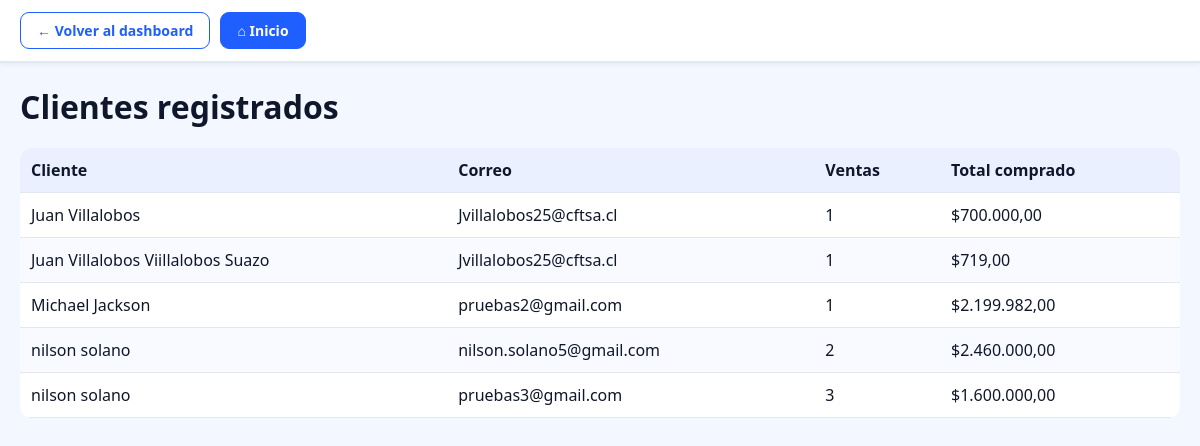
/administrador/Clientes.php (signed in), run on the app's committed database.
### tables this page shows
CREATE TABLE `Clientes` (
  `id_cliente` int(11) NOT NULL,
  `nombre` varchar(45) NOT NULL,
  `apellidos` varchar(45) NOT NULL,
  `rut` varchar(13) NOT NULL,
  `correo` varchar(45) NOT NULL,
  `telefono` varchar(45) NOT NULL,
  `clave` varchar(255) NOT NULL
);

### administrador/Clientes.php (the view, shortened to what this page needs)
<?php
require_once __DIR__ . '/../funciones/navegacion.php';
$clientes = [];
$error = null;
try {
    $pdo = conectar();
    $clientes = $pdo->query(
        "SELECT c.id_cliente, c.nombre, c.apellidos, c.correo,
                COUNT(v.id_ventas) AS cantidad_ventas,
                COALESCE(SUM(v.total_venta), 0) AS total_compras
         FROM Clientes c
         LEFT JOIN Ventas v ON v.id_cliente = c.id_cliente
         GROUP BY c.id_cliente, c.nombre, c.apellidos, c.correo
         ORDER BY c.nombre, c.apellidos"
    )->fetchAll();
} catch (PDOException $e) {
    error_log('Error al cargar clientes del administrador: ' . $e->getMessage());
    http_response_code(503);
    $error = 'No fue posible cargar los clientes. Comprueba la conexión a la base de datos.';
}
?>
<!DOCTYPE html>
<html lang="es">
<head>
    <link rel="stylesheet" href="../css/navegacion.css">
    <link rel="stylesheet" href="../css/marketplus-theme.css?v=1">
</head>
<body>
    <main>
        <h1>Clientes registrados</h1>
        <div class="table-wrap">
            <table>
                <thead>
                    <tr><th>Cliente</th><th>Correo</th><th>Ventas</th><th>Total comprado</th></tr>
                </thead>
                <tbody>
                    <?php if ($clientes): ?>
                        <?php foreach ($clientes as $cliente): ?>
                            <tr>
                                <td><?= htmlspecialchars(trim($cliente['nombre'] . ' ' . ($cliente['apellidos'] ?? '')), ENT_QUOTES, 'UTF-8') ?></td>
                                <td><?= htmlspecialchars($cliente['correo'], ENT_QUOTES, 'UTF-8') ?></td>
                                <td><?= (int) $cliente['cantidad_ventas'] ?></td>
                                <td>$<?= number_format((float) $cliente['total_compras'], 2, ',', '.') ?></td>
                            </tr>
                        <?php endforeach; ?>
                    <?php elseif ($error === null): ?>
                        <tr><td colspan="4">No hay clientes registrados.</td></tr>
                    <?php endif; ?>
                </tbody>
            </table>
        </div>
    </main>
</body>
</html>

### css/marketplus-theme.css (style rules this page uses)
:root { --mp-primary: #1f5eff; --mp-primary-dark: #173fbf; --mp-secondary: #0f172a; --mp-accent: #14b8a6; --mp-background: #f3f7ff; --mp-surface: #ffffff; --mp-text: #0f172a; --mp-muted: #64748b; --mp-border: #e2e8f0; --mp-shadow: 0 12px 30px rgba(15, 23, 42, 0.08); }
html { scroll-behavior: smooth; }
body { background: var(--mp-background); color: var(--mp-text); font-family: "Segoe UI", Tahoma, Geneva, Verdana, sans-serif; }
h1, h2, h3, h4, h5, h6 { color: var(--mp-secondary); line-height: 1.25; }
table { border-collapse: separate; border-spacing: 0; }
thead th { background-color: #eaf0ff; color: var(--mp-secondary); font-weight: 700; }
tbody tr:nth-child(even) { background-color: #f8faff; }
td, th { border-color: var(--mp-border); }
.table-wrap, .table-responsive, .table-scroll { max-width: 100%; overflow-x: auto; border-radius: 12px; }

### administrador/Clientes.php (style rules this page uses)
body { margin: 0; background: #f2f5f7; color: #1e293b; font-family: Arial, sans-serif; }
main { max-width: 1200px; margin: 24px auto; padding: 0 20px; }
.table-wrap { overflow-x: auto; background: #fff; border-radius: 10px; }
table { width: 100%; border-collapse: collapse; }
th, td { padding: 11px; border-bottom: 1px solid #e2e8f0; text-align: left; }
th { background: #edf2f7; }

### data on the page
clientes: nombre+apellidos "Juan Villalobos", correo "Jvillalobos25@cftsa.cl", cantidad_ventas "1", total_compras "700.000,00"
clientes: nombre+apellidos "Juan Villalobos Viillalobos Suazo", correo "Jvillalobos25@cftsa.cl", cantidad_ventas "1", total_compras "719,00"
clientes: nombre+apellidos "Michael Jackson", correo "pruebas2@gmail.com", cantidad_ventas "1", total_compras "2.199.982,00"
clientes: nombre+apellidos "nilson solano", correo "nilson.solano5@gmail.com", cantidad_ventas "2", total_compras "2.460.000,00"
clientes: nombre+apellidos "nilson solano", correo "pruebas3@gmail.com", cantidad_ventas "3", total_compras "1.600.000,00"
